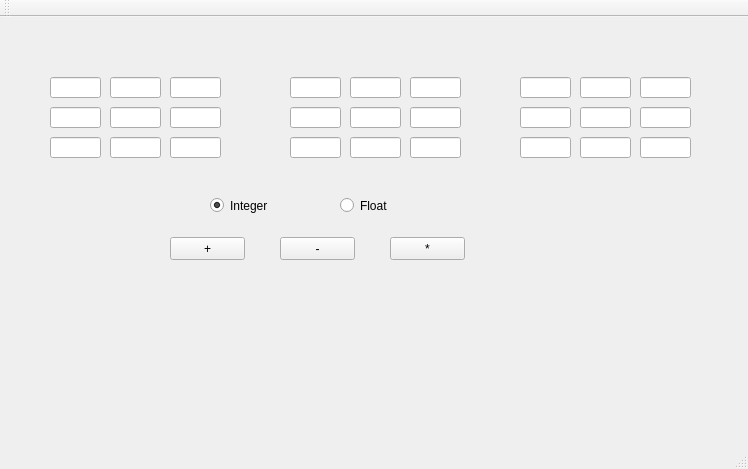
<?xml version="1.0" encoding="UTF-8"?>
<ui version="4.0">
 <class>matop</class>
 <widget class="QMainWindow" name="matop">
  <property name="geometry">
   <rect>
    <x>0</x>
    <y>0</y>
    <width>748</width>
    <height>469</height>
   </rect>
  </property>
  <property name="windowTitle">
   <string>matop</string>
  </property>
  <widget class="QWidget" name="centralWidget">
   <widget class="QLineEdit" name="b13">
    <property name="geometry">
     <rect>
      <x>410</x>
      <y>60</y>
      <width>51</width>
      <height>21</height>
     </rect>
    </property>
   </widget>
   <widget class="QLineEdit" name="a12">
    <property name="geometry">
     <rect>
      <x>110</x>
      <y>60</y>
      <width>51</width>
      <height>21</height>
     </rect>
    </property>
   </widget>
   <widget class="QLineEdit" name="b21">
    <property name="geometry">
     <rect>
      <x>290</x>
      <y>90</y>
      <width>51</width>
      <height>21</height>
     </rect>
    </property>
   </widget>
   <widget class="QLineEdit" name="c21">
    <property name="geometry">
     <rect>
      <x>520</x>
      <y>90</y>
      <width>51</width>
      <height>21</height>
     </rect>
    </property>
   </widget>
   <widget class="QLineEdit" name="b32">
    <property name="geometry">
     <rect>
      <x>350</x>
      <y>120</y>
      <width>51</width>
      <height>21</height>
     </rect>
    </property>
   </widget>
   <widget class="QLineEdit" name="a33">
    <property name="geometry">
     <rect>
      <x>170</x>
      <y>120</y>
      <width>51</width>
      <height>21</height>
     </rect>
    </property>
   </widget>
   <widget class="QLineEdit" name="b11">
    <property name="geometry">
     <rect>
      <x>290</x>
      <y>60</y>
      <width>51</width>
      <height>21</height>
     </rect>
    </property>
   </widget>
   <widget class="QLineEdit" name="c32">
    <property name="geometry">
     <rect>
      <x>580</x>
      <y>120</y>
      <width>51</width>
      <height>21</height>
     </rect>
    </property>
   </widget>
   <widget class="QLineEdit" name="a22">
    <property name="geometry">
     <rect>
      <x>110</x>
      <y>90</y>
      <width>51</width>
      <height>21</height>
     </rect>
    </property>
   </widget>
   <widget class="QLineEdit" name="a32">
    <property name="geometry">
     <rect>
      <x>110</x>
      <y>120</y>
      <width>51</width>
      <height>21</height>
     </rect>
    </property>
   </widget>
   <widget class="QLineEdit" name="a21">
    <property name="geometry">
     <rect>
      <x>50</x>
      <y>90</y>
      <width>51</width>
      <height>21</height>
     </rect>
    </property>
   </widget>
   <widget class="QLineEdit" name="b12">
    <property name="geometry">
     <rect>
      <x>350</x>
      <y>60</y>
      <width>51</width>
      <height>21</height>
     </rect>
    </property>
   </widget>
   <widget class="QLineEdit" name="a11">
    <property name="geometry">
     <rect>
      <x>50</x>
      <y>60</y>
      <width>51</width>
      <height>21</height>
     </rect>
    </property>
   </widget>
   <widget class="QLineEdit" name="b31">
    <property name="geometry">
     <rect>
      <x>290</x>
      <y>120</y>
      <width>51</width>
      <height>21</height>
     </rect>
    </property>
   </widget>
   <widget class="QLineEdit" name="c12">
    <property name="geometry">
     <rect>
      <x>580</x>
      <y>60</y>
      <width>51</width>
      <height>21</height>
     </rect>
    </property>
   </widget>
   <widget class="QLineEdit" name="c22">
    <property name="geometry">
     <rect>
      <x>580</x>
      <y>90</y>
      <width>51</width>
      <height>21</height>
     </rect>
    </property>
   </widget>
   <widget class="QRadioButton" name="radioButton_2">
    <property name="geometry">
     <rect>
      <x>340</x>
      <y>180</y>
      <width>82</width>
      <height>17</height>
     </rect>
    </property>
    <property name="text">
     <string>Float</string>
    </property>
   </widget>
   <widget class="QPushButton" name="pushButton_2">
    <property name="geometry">
     <rect>
      <x>280</x>
      <y>220</y>
      <width>75</width>
      <height>23</height>
     </rect>
    </property>
    <property name="text">
     <string>-</string>
    </property>
   </widget>
   <widget class="QLineEdit" name="a13">
    <property name="geometry">
     <rect>
      <x>170</x>
      <y>60</y>
      <width>51</width>
      <height>21</height>
     </rect>
    </property>
   </widget>
   <widget class="QLineEdit" name="b33">
    <property name="geometry">
     <rect>
      <x>410</x>
      <y>120</y>
      <width>51</width>
      <height>21</height>
     </rect>
    </property>
   </widget>
   <widget class="QPushButton" name="pushButton">
    <property name="geometry">
     <rect>
      <x>170</x>
      <y>220</y>
      <width>75</width>
      <height>23</height>
     </rect>
    </property>
    <property name="text">
     <string>+</string>
    </property>
   </widget>
   <widget class="QLineEdit" name="c31">
    <property name="geometry">
     <rect>
      <x>520</x>
      <y>120</y>
      <width>51</width>
      <height>21</height>
     </rect>
    </property>
   </widget>
   <widget class="QLineEdit" name="a23">
    <property name="geometry">
     <rect>
      <x>170</x>
      <y>90</y>
      <width>51</width>
      <height>21</height>
     </rect>
    </property>
   </widget>
   <widget class="QLineEdit" name="a31">
    <property name="geometry">
     <rect>
      <x>50</x>
      <y>120</y>
      <width>51</width>
      <height>21</height>
     </rect>
    </property>
   </widget>
   <widget class="QLineEdit" name="b23">
    <property name="geometry">
     <rect>
      <x>410</x>
      <y>90</y>
      <width>51</width>
      <height>21</height>
     </rect>
    </property>
   </widget>
   <widget class="QLineEdit" name="c33">
    <property name="geometry">
     <rect>
      <x>640</x>
      <y>120</y>
      <width>51</width>
      <height>21</height>
     </rect>
    </property>
   </widget>
   <widget class="QLineEdit" name="c23">
    <property name="geometry">
     <rect>
      <x>640</x>
      <y>90</y>
      <width>51</width>
      <height>21</height>
     </rect>
    </property>
   </widget>
   <widget class="QLineEdit" name="b22">
    <property name="geometry">
     <rect>
      <x>350</x>
      <y>90</y>
      <width>51</width>
      <height>21</height>
     </rect>
    </property>
   </widget>
   <widget class="QLineEdit" name="c11">
    <property name="geometry">
     <rect>
      <x>520</x>
      <y>60</y>
      <width>51</width>
      <height>21</height>
     </rect>
    </property>
   </widget>
   <widget class="QLineEdit" name="c13">
    <property name="geometry">
     <rect>
      <x>640</x>
      <y>60</y>
      <width>51</width>
      <height>21</height>
     </rect>
    </property>
   </widget>
   <widget class="QPushButton" name="pushButton_3">
    <property name="geometry">
     <rect>
      <x>390</x>
      <y>220</y>
      <width>75</width>
      <height>23</height>
     </rect>
    </property>
    <property name="text">
     <string>*</string>
    </property>
   </widget>
   <widget class="QRadioButton" name="radioButton">
    <property name="geometry">
     <rect>
      <x>210</x>
      <y>180</y>
      <width>82</width>
      <height>17</height>
     </rect>
    </property>
    <property name="text">
     <string>Integer</string>
    </property>
    <property name="checked">
     <bool>true</bool>
    </property>
   </widget>
  </widget>
  <widget class="QMenuBar" name="menuBar">
   <property name="geometry">
    <rect>
     <x>0</x>
     <y>0</y>
     <width>748</width>
     <height>21</height>
    </rect>
   </property>
  </widget>
  <widget class="QToolBar" name="mainToolBar">
   <attribute name="toolBarArea">
    <enum>TopToolBarArea</enum>
   </attribute>
   <attribute name="toolBarBreak">
    <bool>false</bool>
   </attribute>
  </widget>
  <widget class="QStatusBar" name="statusBar"/>
 </widget>
 <layoutdefault spacing="6" margin="11"/>
 <resources/>
 <connections/>
</ui>
